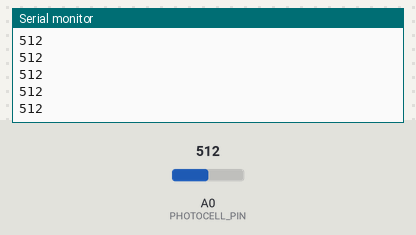
Recording of a sketch running on a simulated Arduino Uno, built with avr-gcc and run on an emulated ATmega328P. Shown: the last lines printed to the serial monitor. Inputs (shaded band) come from the test bench; at power-on: A0 (PHOTOCELL_PIN) = 512.

Above: at 1.2 s.
1.3 s: A0 (PHOTOCELL_PIN) set to 716
At 1.31 s:
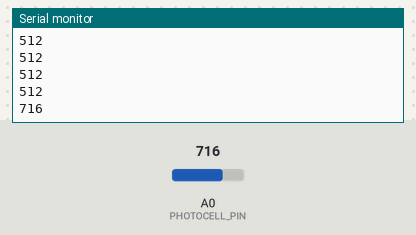
2.8 s: A0 (PHOTOCELL_PIN) set to 900
At 2.81 s:
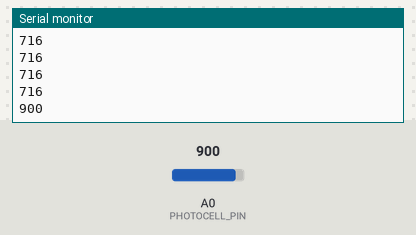
Timing chart, 0 to 5.8 s (numbered marks = the images above; inputs shaded):
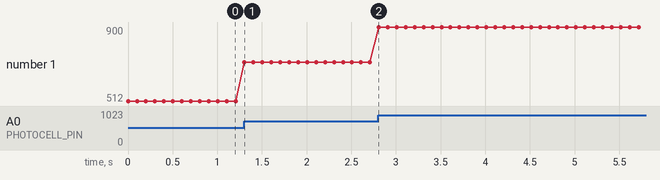

The sketch:

cube_sensor.ino
```cpp
int PHOTOCELL_PIN = A0; // Analog Pin 0

void setup(){
  Serial.begin(9600);
}

void loop(){
  // Read the value from the analog pin
  int photocellReading = analogRead(PHOTOCELL_PIN);

  // Print the value to the serial port
  Serial.println(photocellReading);

  // Slow down the output for easier reading
  delay(100);
}
```

Measured:
- after the input at 1.3 s, the serial monitor: prints a new line at once (image 1)
- after the input at 2.8 s, the serial monitor: prints a new line at once (image 2)
- plotted number 1: 512 → 716 after the input at 1.3 s, 716 → 900 after the input at 2.8 s
